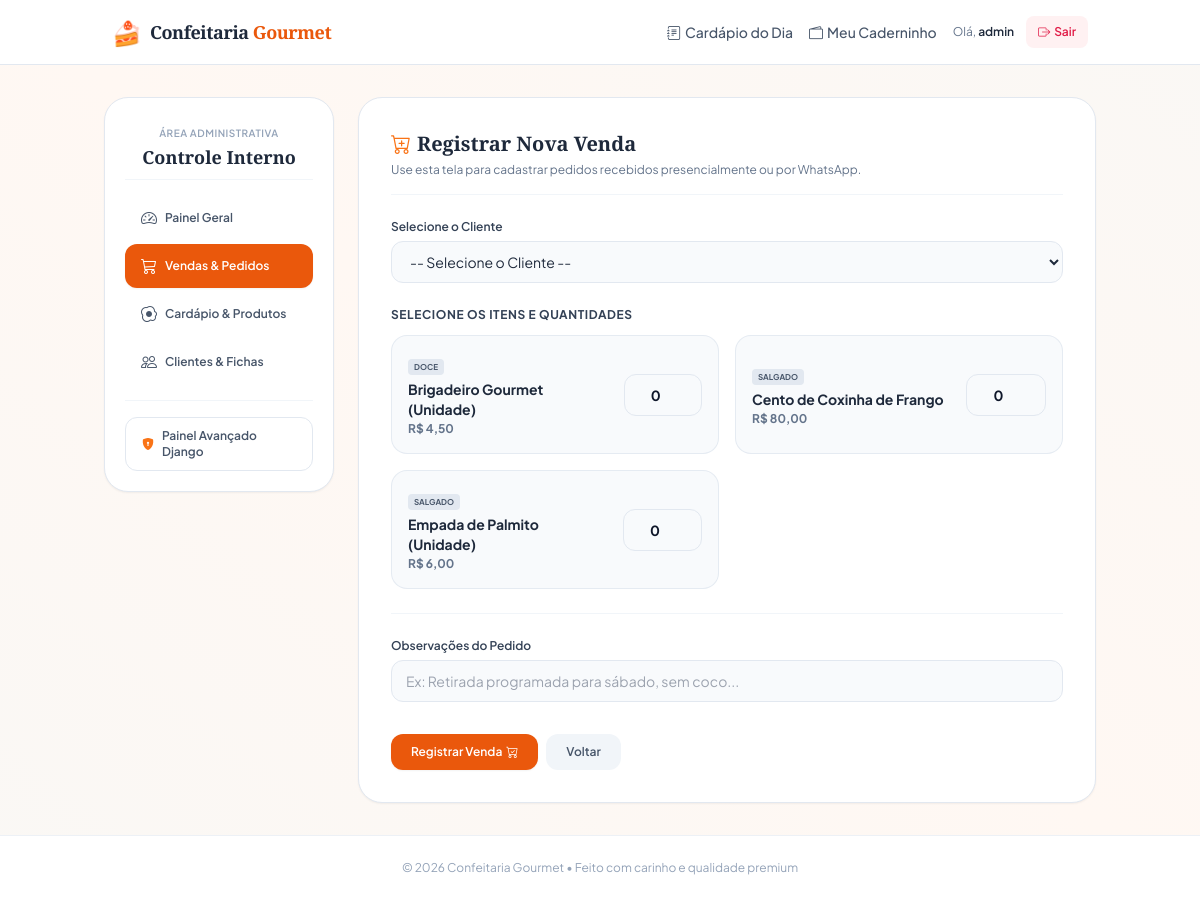
Screenshot of /painel/pedidos/novo/ (signed in) with the database file from the repository.
### caderninho/models.py (models this page shows, shortened)
class Produto(models.Model):
    CATEGORIA_CHOICES = [
        ('DOCE', 'Doce'),
        ('SALGADO', 'Salgado'),
        ('BOLO', 'Bolo'),
    ]
    nome = models.CharField(
        max_length=150,
        verbose_name="Nome do Produto"
    )
    categoria = models.CharField(
        max_length=10,
        choices=CATEGORIA_CHOICES,
        verbose_name="Categoria"
    )
    preco = models.DecimalField(
        max_length=10,
        max_digits=10,
        decimal_places=2,
        verbose_name="Preço Unitário"
    )
    descricao = models.TextField(
        blank=True,
        null=True,
        verbose_name="Descrição"
    )
    imagem = models.ImageField(
        upload_to='produtos/',
        blank=True,
        null=True,
        verbose_name="Imagem do Produto"
    )
    disponivel_hoje = models.BooleanField(
        default=True,
        verbose_name="Disponível Hoje"
    )
    limite_diario = models.PositiveIntegerField(
        default=0,
        help_text="Defina como 0 para produção ilimitada.",
        verbose_name="Limite de Produção Diário"
    )
    class Meta:
        verbose_name = "Produto"
        verbose_name_plural = "Produtos"
        ordering = ['nome']

### caderninho/views.py (the view, shortened to what this page needs)
# urls.py: path('painel/pedidos/novo/', views.admin_pedido_criar, name='admin_pedido_criar'),
@staff_member_required
def admin_pedido_criar(request):
    clientes = Cliente.objects.filter(ativo=True).order_by('nome')
    produtos = Produto.objects.filter(disponivel_hoje=True).order_by('nome')
    return render(request, 'caderninho/admin_pedido_form.html', {
        'clientes': clientes,
        'produtos': produtos
    })

### caderninho/views.py (called while the page is built)
def staff_member_required(view_func):
    decorator = user_passes_test(
        lambda u: u.is_active and u.is_staff,
        login_url='admin_login'
    )
    return decorator(view_func)

### caderninho/templates/caderninho/admin_pedido_form.html (shortened to what this page needs)
{% extends 'caderninho/admin_base.html' %}
{% block admin_content %}
<div class="bg-white border border-slate-200 rounded-3xl p-6 sm:p-8 shadow-sm">
  <div class="border-b border-slate-100 pb-4 mb-6">
    <h2 class="text-xl font-serif font-bold text-slate-800 flex items-center gap-1.5">
      <i class="bi bi-cart-plus text-orange-500"></i> Registrar Nova Venda
    </h2>
    <p class="text-xs text-slate-500 mt-1">Use esta tela para cadastrar pedidos recebidos presencialmente ou por WhatsApp.</p>
  </div>
  <form method="post" class="space-y-6">
    <div>
      <label for="cliente" class="block text-xs font-semibold text-slate-700 mb-1.5">Selecione o Cliente</label>
      <select id="cliente" name="cliente" required class="w-full bg-slate-50 border border-slate-200 rounded-xl px-3.5 py-2.5 text-sm text-slate-800 focus:outline-none focus:ring-2 focus:ring-orange-500 focus:bg-white transition">
        <option value="">-- Selecione o Cliente --</option>
      </select>
    </div>
    <div>
      <h3 class="block text-xs font-bold text-slate-700 uppercase tracking-wider mb-3">Selecione os Itens e Quantidades</h3>
      <div class="grid grid-cols-1 sm:grid-cols-2 gap-4">
        {% for prod in produtos %}
          <div class="bg-slate-50 border border-slate-200/80 rounded-2xl p-4 flex items-center justify-between gap-4">
            <div>
              <span class="inline-block bg-slate-200 text-slate-600 text-[8px] font-bold uppercase px-1.5 py-0.5 rounded mb-1">{{ prod.get_categoria_display }}</span>
              <strong class="text-sm font-bold text-slate-800 block">{{ prod.nome }}</strong>
              <span class="text-xs font-bold text-slate-500 mt-0.5 block">R$ {{ prod.preco }}</span>
            </div>
            <div class="w-20">
              <input type="number"
                     name="quantidade_{{ prod.id }}"
                     id="qty_{{ prod.id }}"
                     value="0"
                     min="0"
                     class="w-full bg-white border border-slate-200 rounded-xl px-2 py-2 text-center text-sm font-bold focus:outline-none focus:ring-2 focus:ring-orange-500"
                     placeholder="0">
            </div>
          </div>
        {% empty %}
          <div class="col-span-2 bg-amber-50 border border-amber-200 text-amber-800 text-xs p-4 rounded-xl text-center">
            Nenhum produto está marcado como disponível hoje. Por favor, marque produtos como disponíveis antes de vender.
          </div>
        {% endfor %}
      </div>
    </div>
    <hr class="border-slate-100 my-6">
    <div>
      <label for="observacoes" class="block text-xs font-semibold text-slate-700 mb-1.5">Observações do Pedido</label>
      <input type="text" name="observacoes" id="observacoes" placeholder="Ex: Retirada programada para sábado, sem coco..." class="w-full bg-slate-50 border border-slate-200 rounded-xl px-3.5 py-2.5 text-sm text-slate-800 focus:outline-none focus:ring-2 focus:ring-orange-500 focus:bg-white transition">
    </div>
    <div class="flex gap-2 pt-2">
      <button type="submit" class="bg-orange-600 hover:bg-orange-700 text-white font-semibold text-xs px-5 py-2.5 rounded-xl shadow-sm transition flex items-center gap-1">
        Registrar Venda <i class="bi bi-cart-check"></i>
      </button>
      <a href="{% url 'admin_pedidos' %}" class="inline-flex items-center justify-center text-xs font-semibold text-slate-600 hover:text-slate-900 bg-slate-100 hover:bg-slate-200 px-5 py-2.5 rounded-xl transition">
        Voltar
      </a>
    </div>
  </form>
</div>
{% endblock %}

### caderninho/templates/caderninho/base.html (shortened to what this page needs)
<!DOCTYPE html>
<html lang="pt-BR">
<head>
  <script src="https://cdn.tailwindcss.com"></script>
  <link rel="stylesheet" href="https://cdn.jsdelivr.net/npm/bootstrap-icons@1.10.5/font/bootstrap-icons.css">
</head>
<body class="bg-gradient-to-tr from-[#FAF8F5] via-[#FFF8F3] to-[#FAF8F5] text-[#0F172A] min-h-screen flex flex-col justify-between antialiased font-sans">
  <header class="bg-white border-b border-slate-200 sticky top-0 z-50">
    <div class="max-w-5xl mx-auto px-4 sm:px-6 h-16 flex items-center justify-between">
      <a href="{% url 'identificacao_cliente' %}" class="flex items-center gap-2">
        <span class="text-2xl">🍰</span>
        <span class="font-serif font-bold text-lg tracking-tight text-slate-800">Confeitaria <span class="text-orange-600">Gourmet</span></span>
      </a>
      <div class="flex items-center gap-4">
        {% if request.session.cliente_id %}
          <nav class="hidden md:flex items-center gap-4 text-sm font-medium">
            <a href="{% url 'cardapio' %}" class="text-slate-600 hover:text-slate-900 transition flex items-center gap-1">
              <i class="bi bi-journal-text"></i> Cardápio do Dia
            </a>
            <a href="{% url 'cliente_historico' %}" class="text-slate-600 hover:text-slate-900 transition flex items-center gap-1">
              <i class="bi bi-wallet2"></i> Meu Caderninho
            </a>
          </nav>
          <div class="flex items-center gap-3">
            <span class="text-xs text-slate-500 hidden sm:inline">
              Olá, <strong class="text-slate-800 font-semibold">{{ request.session.cliente_name }}</strong>
            </span>
            <a href="{% url 'deslogar_cliente' %}" class="inline-flex items-center gap-1 text-xs font-semibold text-rose-600 hover:text-rose-700 bg-rose-50 hover:bg-rose-100 px-3 py-2 rounded-lg transition">
              <i class="bi bi-box-arrow-right"></i> Sair
            </a>
          </div>
        {% endif %}
      </div>
    </div>
  </header>
  <main class="flex-grow max-w-5xl w-full mx-auto px-4 py-6 sm:py-8 {% if request.session.cliente_id %}pb-24 md:pb-8{% endif %}">
    {% block content %}{% endblock %}
  </main>
  <footer class="text-center py-6 text-xs text-slate-400 border-t border-slate-200/60 bg-white">
    <p>© 2026 Confeitaria Gourmet • Feito com carinho e qualidade premium</p>
  </footer>
</body>
</html>

### caderninho/templates/caderninho/base.html (style rules this page uses)
.form-control, input[type="text"], input[type="password"], input[type="tel"], input[type="number"], textarea, select { width: 100%; background-color: #F8FAFC; border: 1px solid #E2E8F0; border-radius: 0.75rem; padding: 0.625rem 0.875rem; font-size: 0.875rem; color: #0F172A; transition: all 0.2s; }

### rows the page displays
Produto: categoria "DOCE", nome "Brigadeiro Gourmet (Unidade)", preco "4,50"
Produto: categoria "SALGADO", nome "Cento de Coxinha de Frango", preco "80,00"
Produto: categoria "SALGADO", nome "Empada de Palmito (Unidade)", preco "6,00"

### other values shown
{{ request.session.cliente_name }} "admin"
